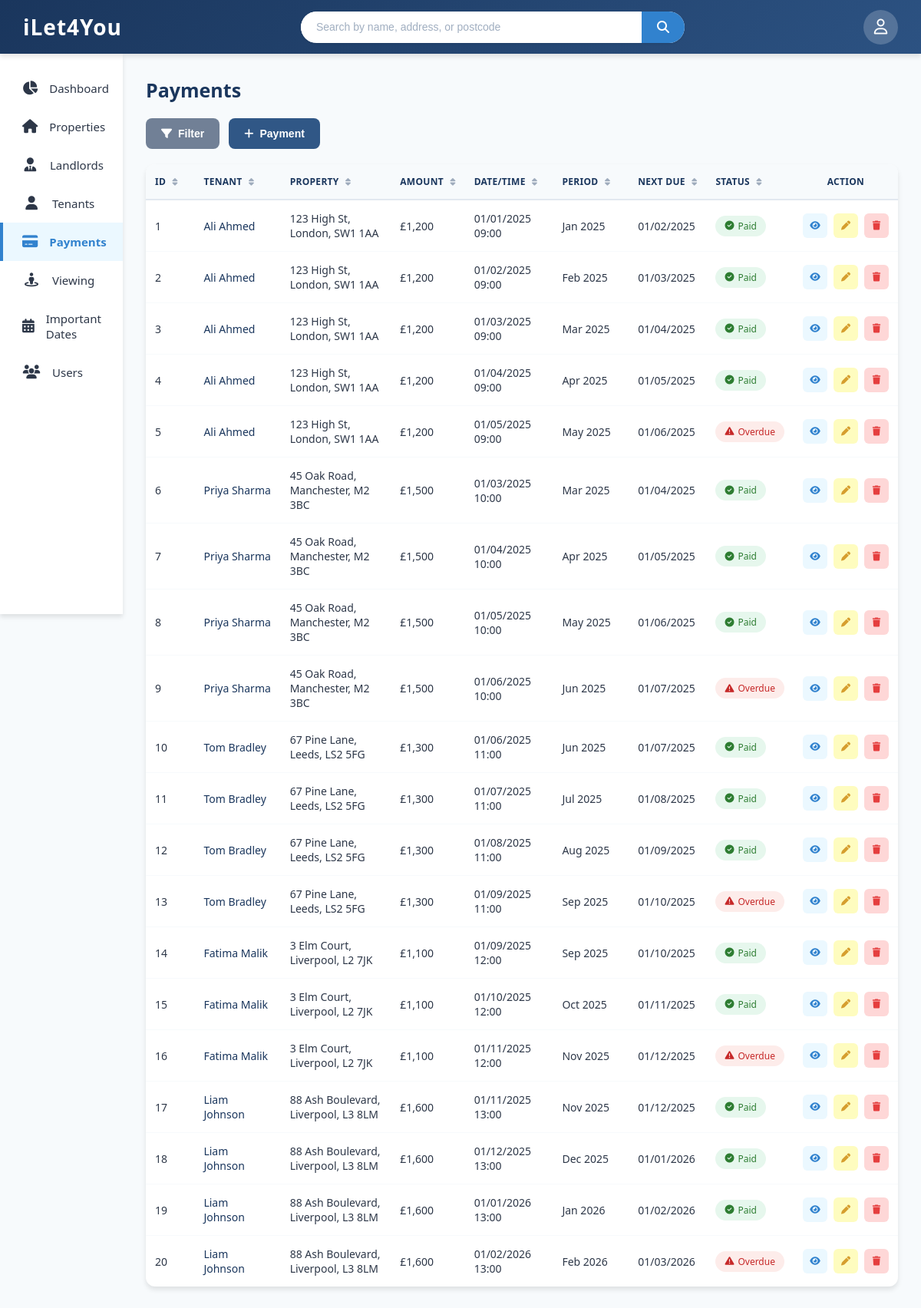
The page /payments.php on the database its author committed.
### tables this page shows
CREATE TABLE transactions (
    transaction_id INTEGER PRIMARY KEY AUTOINCREMENT,
    tenant_id INTEGER NOT NULL,
    property_id INTEGER NOT NULL,
    transaction_amount REAL NOT NULL,
    date_of_transaction TEXT NOT NULL,
    payment_period TEXT NOT NULL,
    next_due TEXT NOT NULL,
    status TEXT NOT NULL,
    archived INTEGER NOT NULL,
    date_archived TEXT
);

CREATE TABLE "tenants" (
	"tenant_id"	INTEGER,
	"name"	TEXT NOT NULL,
	"phone"	TEXT NOT NULL,
	"email"	TEXT NOT NULL,
	"id_type"	TEXT NOT NULL,
	"id_number"	TEXT NOT NULL,
	"id_expiry_date"	TEXT NOT NULL,
	"archived"	INTEGER NOT NULL,
	"date_archived"	TEXT,
	PRIMARY KEY("tenant_id" AUTOINCREMENT)
);

CREATE TABLE properties (
    property_id INTEGER PRIMARY KEY AUTOINCREMENT,
    property_address TEXT NOT NULL,
    property_type TEXT NOT NULL,
    monthly_rent REAL NOT NULL,
    landlord_id INTEGER NOT NULL,
    gas_cert_due TEXT NOT NULL,
    electric_cert_due TEXT NOT NULL,
    epc_due_date TEXT NOT NULL,
    landlord_id_expiry_date TEXT NOT NULL,
    room_count INTEGER NOT NULL,
    bathroom_count INTEGER NOT NULL,
    epc_rating TEXT NOT NULL,
    has_garden INTEGER NOT NULL,
    allowed_pets INTEGER NOT NULL,
    council_band TEXT NOT NULL,
    archived INTEGER NOT NULL,
    date_archived TEXT
);

### payments.php (the view, shortened to what this page needs)
<?php
$dbPath = __DIR__ . '/database.db';
try {
    $pdo = new PDO('sqlite:' . $dbPath);
    $pdo->setAttribute(PDO::ATTR_ERRMODE, PDO::ERRMODE_EXCEPTION);
} catch (PDOException $e) {
    die('DB connection failed: ' . $e->getMessage());
}
$stmt = $pdo->query("
    SELECT
        tr.transaction_id,
        tr.transaction_amount,
        tr.date_of_transaction,
        tr.payment_period,
        tr.next_due,
        tr.status AS transaction_status,
        t.name AS tenant_name,
        p.property_address
    FROM transactions tr
    LEFT JOIN tenants t ON tr.tenant_id = t.tenant_id
    LEFT JOIN properties p ON tr.property_id = p.property_id
    WHERE tr.archived = 0
");
$payments = $stmt->fetchAll(PDO::FETCH_ASSOC);
function formatDateTimeValue($value) {
    $timestamp = strtotime($value);
    return $timestamp ? date('d/m/Y H:i', $timestamp) : $value;
}
function formatDateValue($value) {
    $timestamp = strtotime($value);
    return $timestamp ? date('d/m/Y', $timestamp) : $value;
}
?>
<!DOCTYPE html>
<html lang="en">
<head>
    <link rel="stylesheet" href="https://cdnjs.cloudflare.com/ajax/libs/font-awesome/6.5.1/css/all.min.css">
    <link rel="stylesheet" href="style.css">
    <link rel="stylesheet" href="tables.css">
</head>
<body onload="CallNavbar(); loadModals();">
    <main class="main-content">
        <h1 class="page-title">Payments</h1>
        <div class="main-container">
            <div class="controls-row">
                <button class="btn-filter-toggle" id="filterToggle" onclick="toggleFilter()">
                    <i class="fa-solid fa-filter"></i> Filter
                </button>
                <button class="btn-add blue" onclick="openAddPaymentModal()">
                    <i class="fa-solid fa-plus"></i> Payment
                </button>
            </div>
            <div class="table-container">
                <div class="table-wrapper">
                    <table id="paymentsTable">
                        <thead>
                            <tr>
                                <th class="sortable col-id" onclick="sortTable('id', this)">
                                    Id <i class="fa-solid fa-sort sort-icon"></i>
                                </th>
                                <th class="sortable col-tenant" onclick="sortTable('tenant', this)">
                                    Tenant <i class="fa-solid fa-sort sort-icon"></i>
                                </th>
                                <th class="sortable col-property" onclick="sortTable('property', this)">
                                    Property <i class="fa-solid fa-sort sort-icon"></i>
                                </th>
                                <th class="sortable col-amount" onclick="sortTable('amount', this)">
                                    Amount <i class="fa-solid fa-sort sort-icon"></i>
                                </th>
                                <th class="sortable col-datetime" onclick="sortTable('datetime', this)">
                                    Date/Time <i class="fa-solid fa-sort sort-icon"></i>
                                </th>
                                <th class="sortable col-period" onclick="sortTable('period', this)">
                                    Period <i class="fa-solid fa-sort sort-icon"></i>
                                </th>
                                <th class="sortable col-nextdue" onclick="sortTable('nextdue', this)">
                                    Next Due <i class="fa-solid fa-sort sort-icon"></i>
                                </th>
                                <th class="sortable col-status" onclick="sortTable('status', this)">
                                    Status <i class="fa-solid fa-sort sort-icon"></i>
                                </th>
                                <th class="col-action">Action</th>
                            </tr>
                        </thead>
                        <tbody id="tableBody">
<?php foreach ($payments as $p):
    $dbStatus = strtolower(trim($p['transaction_status'] ?? ''));
    $status = ($dbStatus === 'completed') ? 'paid' : 'due';
    $statusClass = 'status-due';
    if ($status === 'paid') {
        $statusClass = 'status-paid';
    }
    $dateTimeDisplay = formatDateTimeValue($p['date_of_transaction']);
    $nextDueDisplay = formatDateValue($p['next_due']);
?>
    <tr
        data-id="<?= (int)$p['transaction_id'] ?>"
        data-tenant="<?= htmlspecialchars($p['tenant_name'] ?? '') ?>"
        data-property="<?= htmlspecialchars($p['property_address'] ?? '') ?>"
        data-amount="<?= (float)$p['transaction_amount'] ?>"
        data-datetime="<?= htmlspecialchars($p['date_of_transaction'] ?? '') ?>"
        data-period="<?= htmlspecialchars($p['payment_period'] ?? '') ?>"
        data-nextdue="<?= htmlspecialchars($p['next_due'] ?? '') ?>"
        data-status="<?= htmlspecialchars($status) ?>"
    >
        <td class="payment-id"><?= (int)$p['transaction_id'] ?></td>
        <td class="tenant-name"><?= htmlspecialchars($p['tenant_name'] ?? '-') ?></td>
        <td class="property-address"><?= htmlspecialchars($p['property_address'] ?? '-') ?></td>
        <td class="rent-amount">£<?= number_format((float)$p['transaction_amount'], 0) ?></td>
        <td class="payment-datetime"><?= htmlspecialchars($dateTimeDisplay) ?></td>
        <td class="payment-period"><?= htmlspecialchars($p['payment_period'] ?? '-') ?></td>
        <td class="payment-nextdue"><?= htmlspecialchars($nextDueDisplay) ?></td>
        <td>
            <span class="status-badge <?= $statusClass ?>">
            </span>
        </td>
        <td>
            <div class="action-buttons">
                <button class="action-btn action-btn-view" title="View" onclick="viewPayment(this)">
                    <i class="fa-solid fa-eye"></i>
                </button>
                <button class="action-btn action-btn-edit" title="Edit" onclick="editPayment(this)">
                    <i class="fa-solid fa-pen"></i>
                </button>
                <form method="POST" style="display:inline;">
                    <button
                        type="submit"
                        class="action-btn action-btn-delete"
                        title="Archive"
                        onclick="return confirm('Archive this payment?\nPayment ID: <?= (int)$p['transaction_id'] ?>')"
                    >
                        <i class="fa-solid fa-trash"></i>
                    </button>
                </form>
            </div>
        </td>
    </tr>
<?php endforeach; ?>
                        </tbody>
                    </table>
                </div>
            </div>
        </div>
    </main>
</body>
</html>

### style.css (style rules this page uses)
body { font-family: 'Segoe UI', Tahoma, Geneva, Verdana, sans-serif; background: #f7fafc; color: #2d3748; min-height: 100vh; }
* { margin: 0; padding: 0; box-sizing: border-box; }
.main-content { margin-top: 70px; margin-left: 160px; padding: 30px; min-height: calc(100vh - 70px); max-width: calc(100vw - 160px); overflow-x: hidden; }
.page-title { font-size: 25px; font-weight: 700; color: #1a365d; margin-bottom: 20px; }

### tables.css (style rules this page uses)
.main-container { width: 100%; max-width: 100%; margin: 0 auto; }
.controls-row { display: flex; align-items: center; gap: 12px; margin-bottom: 20px; flex-wrap: wrap; }
.btn-filter-toggle { background: #718096; color: #ffffff; border: none; padding: 12px 20px; border-radius: 8px; font-size: 14px; font-weight: 600; cursor: pointer; transition: all 0.3s ease; display: flex; align-items: center; gap: 8px; white-space: nowrap; }
.btn-add { padding: 12px 20px; border-radius: 8px; font-size: 14px; font-weight: 600; cursor: pointer; transition: all 0.3s ease; display: flex; align-items: center; gap: 8px; border: none; white-space: nowrap; }
.btn-add.blue { background: #305786; color: #ffffff; }
.table-container { background: #ffffff; border-radius: 12px; box-shadow: 0 4px 6px rgba(0, 0, 0, 0.1); overflow: hidden; }
.table-wrapper { overflow-x: auto; }
table { width: 100%; border-collapse: collapse; min-width: 100%; }
table thead { background: #f7fafc; }
table th { padding: 14px 12px; text-align: left; font-size: 12px; font-weight: 600; color: #1a365d; text-transform: uppercase; letter-spacing: 0.3px; border-bottom: 2px solid #e2e8f0; white-space: nowrap; }
table th.sortable { cursor: pointer; user-select: none; transition: background 0.2s ease; }
.sort-icon { margin-left: 5px; opacity: 0.4; font-size: 11px; }
table tbody tr { transition: background 0.2s ease; border-bottom: 1px solid #f7fafc; }
table tbody tr:last-child { border-bottom: none; }
table td { padding: 14px 12px; font-size: 14px; color: #2d3748; vertical-align: middle; }
.tenant-name { font-weight: 500; color: #1a365d; }
.status-badge { display: inline-flex; align-items: center; gap: 5px; padding: 5px 12px; border-radius: 14px; font-size: 12px; font-weight: 500; }
.status-paid { background: #e6f7ed; color: #2e7d32; }
.status-overdue { background: #fdecea; color: #c62828; }
.action-buttons { display: flex; gap: 8px; justify-content: center; }
.action-btn { width: 32px; height: 32px; border: none; border-radius: 6px; cursor: pointer; display: flex; align-items: center; justify-content: center; transition: all 0.2s ease; font-size: 12px; }
.action-btn-view { background: #ebf8ff; color: #3182ce; }
.action-btn-edit { background: #fefcbf; color: #d69e2e; }
.action-btn-delete { background: #fed7d7; color: #e53e3e; }
@media (max-width: 1200px) { .controls-row { flex-wrap: wrap; } }

### payments.php (style rules this page uses)
.col-id { width: 8%; }
.col-tenant { width: 15%; }
.col-property { width: 21%; }
.col-amount { width: 8%; }
.col-datetime { width: 13%; }
.col-period { width: 12%; }
.col-nextdue { width: 10%; }
.col-status { width: 10%; }
.col-action { width: 10%; text-align: center; }

### rows shown on the page
transactions: transaction_id "1", tenant.name "Ali Ahmed", property.property_address "123 High St, London, SW1 1AA", transaction_amount "1,200", date_of_transaction "01/01/2025 09:00", payment_period "Jan 2025", next_due "01/02/2025"
transactions: transaction_id "2", tenant.name "Ali Ahmed", property.property_address "123 High St, London, SW1 1AA", transaction_amount "1,200", date_of_transaction "01/02/2025 09:00", payment_period "Feb 2025", next_due "01/03/2025"
transactions: transaction_id "3", tenant.name "Ali Ahmed", property.property_address "123 High St, London, SW1 1AA", transaction_amount "1,200", date_of_transaction "01/03/2025 09:00", payment_period "Mar 2025", next_due "01/04/2025"
transactions: transaction_id "4", tenant.name "Ali Ahmed", property.property_address "123 High St, London, SW1 1AA", transaction_amount "1,200", date_of_transaction "01/04/2025 09:00", payment_period "Apr 2025", next_due "01/05/2025"
transactions: transaction_id "5", tenant.name "Ali Ahmed", property.property_address "123 High St, London, SW1 1AA", transaction_amount "1,200", date_of_transaction "01/05/2025 09:00", payment_period "May 2025", next_due "01/06/2025"
transactions: transaction_id "6", tenant.name "Priya Sharma", property.property_address "45 Oak Road, Manchester, M2 3BC", transaction_amount "1,500", date_of_transaction "01/03/2025 10:00", payment_period "Mar 2025", next_due "01/04/2025"
transactions: transaction_id "7", tenant.name "Priya Sharma", property.property_address "45 Oak Road, Manchester, M2 3BC", transaction_amount "1,500", date_of_transaction "01/04/2025 10:00", payment_period "Apr 2025", next_due "01/05/2025"
transactions: transaction_id "8", tenant.name "Priya Sharma", property.property_address "45 Oak Road, Manchester, M2 3BC", transaction_amount "1,500", date_of_transaction "01/05/2025 10:00", payment_period "May 2025", next_due "01/06/2025"
transactions: transaction_id "9", tenant.name "Priya Sharma", property.property_address "45 Oak Road, Manchester, M2 3BC", transaction_amount "1,500", date_of_transaction "01/06/2025 10:00", payment_period "Jun 2025", next_due "01/07/2025"
transactions: transaction_id "10", tenant.name "Tom Bradley", property.property_address "67 Pine Lane, Leeds, LS2 5FG", transaction_amount "1,300", date_of_transaction "01/06/2025 11:00", payment_period "Jun 2025", next_due "01/07/2025"
transactions: transaction_id "11", tenant.name "Tom Bradley", property.property_address "67 Pine Lane, Leeds, LS2 5FG", transaction_amount "1,300", date_of_transaction "01/07/2025 11:00", payment_period "Jul 2025", next_due "01/08/2025"
transactions: transaction_id "12", tenant.name "Tom Bradley", property.property_address "67 Pine Lane, Leeds, LS2 5FG", transaction_amount "1,300", date_of_transaction "01/08/2025 11:00", payment_period "Aug 2025", next_due "01/09/2025"
transactions: transaction_id "13", tenant.name "Tom Bradley", property.property_address "67 Pine Lane, Leeds, LS2 5FG", transaction_amount "1,300", date_of_transaction "01/09/2025 11:00", payment_period "Sep 2025", next_due "01/10/2025"
transactions: transaction_id "14", tenant.name "Fatima Malik", property.property_address "3 Elm Court, Liverpool, L2 7JK", transaction_amount "1,100", date_of_transaction "01/09/2025 12:00", payment_period "Sep 2025", next_due "01/10/2025"
transactions: transaction_id "15", tenant.name "Fatima Malik", property.property_address "3 Elm Court, Liverpool, L2 7JK", transaction_amount "1,100", date_of_transaction "01/10/2025 12:00", payment_period "Oct 2025", next_due "01/11/2025"
transactions: transaction_id "16", tenant.name "Fatima Malik", property.property_address "3 Elm Court, Liverpool, L2 7JK", transaction_amount "1,100", date_of_transaction "01/11/2025 12:00", payment_period "Nov 2025", next_due "01/12/2025"
transactions: transaction_id "17", tenant.name "Liam Johnson", property.property_address "88 Ash Boulevard, Liverpool, L3 8LM", transaction_amount "1,600", date_of_transaction "01/11/2025 13:00", payment_period "Nov 2025", next_due "01/12/2025"
transactions: transaction_id "18", tenant.name "Liam Johnson", property.property_address "88 Ash Boulevard, Liverpool, L3 8LM", transaction_amount "1,600", date_of_transaction "01/12/2025 13:00", payment_period "Dec 2025", next_due "01/01/2026"
transactions: transaction_id "19", tenant.name "Liam Johnson", property.property_address "88 Ash Boulevard, Liverpool, L3 8LM", transaction_amount "1,600", date_of_transaction "01/01/2026 13:00", payment_period "Jan 2026", next_due "01/02/2026"
transactions: transaction_id "20", tenant.name "Liam Johnson", property.property_address "88 Ash Boulevard, Liverpool, L3 8LM", transaction_amount "1,600", date_of_transaction "01/02/2026 13:00", payment_period "Feb 2026", next_due "01/03/2026"
